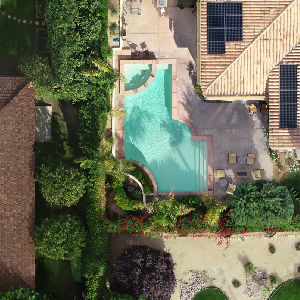
#> input picture 1d4fbe33f3_F1BE1D4184INSPIRE-000000.png, 300 x 300 px, found by its file name
$ jupyter execute --allow-errors 'project (1).ipynb'   (shell and % lines are left out)
#> lines starting #> are read from the running program, lines starting #| are printed output that depends on the picture; after the words box and inside, x2 and y2 are one past the last pixel; in counts of white or black regions, pixels touching at a corner belong together
[cell 1]
#This code implementation by Ghada Alshabanat ,Wafaa Alharthi and Hanan Othman .
import numpy as np
import matplotlib.pyplot as plt
from scipy import ndimage as ndi
import matplotlib.patches as mpatches
import cv2
from skimage.metrics import (adapted_rand_error,variation_of_information)
from skimage.filters import sobel
from skimage.measure import label
from skimage.util import img_as_float
from skimage.feature import canny
from skimage.morphology import remove_small_objects
from skimage.segmentation import (morphological_geodesic_active_contour, inverse_gaussian_gradient,
                                  watershed, mark_boundaries)
from skimage.filters import threshold_otsu
from skimage.morphology import closing, square
from skimage import data
from skimage.segmentation import (morphological_chan_vese,
                                  morphological_geodesic_active_contour,
                                  inverse_gaussian_gradient,
                                  checkerboard_level_set)
from skimage.color import rgb2gray
from skimage.segmentation import clear_border
from skimage.measure import label, regionprops
from skimage.color import label2rgb
from skimage.filters import threshold_mean
from skimage.segmentation import (morphological_geodesic_active_contour, inverse_gaussian_gradient,
                                  watershed, mark_boundaries)
from itertools import cycle
from sklearn.cluster import KMeans
from sklearn.cluster import MeanShift, estimate_bandwidth
from sklearn.datasets.samples_generator import make_blobs

[cell 2]
#  to read data from my google drive
from google.colab import drive
drive.mount('/content/gdrive/')

[cell 3]
path0 = '/content/gdrive/My Drive/procdata/'
path = path0+'image-chips/'
# read the image
image = plt.imread(path+'1d4fbe33f3_F1BE1D4184INSPIRE-000000.png')
#> image is the input picture: shape (300, 300, 3) float32; mean R, G, B 0.43, 0.44, 0.352
# print the size of the image
print(image.shape)
#| (300, 300, 3)
im_test0=image
# show the image
plt.imshow(image)

[cell 4]
#convert the image to gray level
gray = rgb2gray(image)
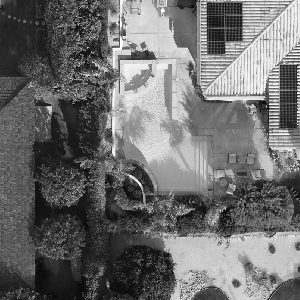
#> gray: shape (300, 300) float32; min 0.00673, max 1, mean 0.431
plt.imshow(gray, cmap='gray')

[cell 5]
# threshold with mean
image = gray
thresh = threshold_mean(image) # Return threshold value based on the mean of grayscale value
#> thresh = 0.431
im_test1 = image > thresh # we use the greater operator> to compure the gray image to the thrash ,the opeator return a binary image
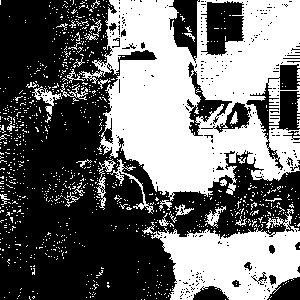
#> im_test1: shape (300, 300) bool; 43.4% white; 1021 white regions (989 under 20 px), largest, box (x1, y1, x2, y2) and area: (79, 0, 300, 201) 26772, (142, 209, 300, 300) 7761, (110, 159, 154, 214) 306
#to show the image
fig, ax = plt.subplots(figsize=(10, 10)) #Creates  a figure and change the size of figure .
ax.imshow(im_test1, cmap=plt.cm.gray, interpolation='nearest')

[cell 6]
# threshold with otsu
image = gray
thresh = threshold_otsu(image)# uses Otsu’s method to automatically determine the threshold value based on its inputs grayscale image and returns it.
#> thresh = 0.494
im_test2 = closing(gray > thresh, square(2))#we use the comparison operator > for binary thesholding.
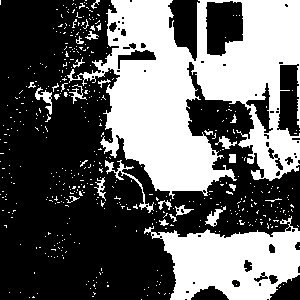
#> im_test2: shape (300, 300) bool; 39.3% white; 487 white regions (460 under 20 px), largest, box (x1, y1, x2, y2) and area: (67, 0, 300, 199) 24967, (144, 216, 300, 300) 7625, (105, 160, 154, 213) 315
# to show the image
fig, ax = plt.subplots(figsize=(10, 10))
ax.imshow(im_test2, cmap=plt.cm.gray, interpolation='nearest')

#> (a cell that did not finish here is left out)

#> (a cell that did not finish here is left out)

[cell 9]
plt.figure(1)
plt.clf()

colors = cycle('bgrcmykbgrcmykbgrcmykbgrcmyk')
#> (the rest of this cell did not finish here and is left out)

[cell 10]
plt.figure(1)
plt.clf()
#> (the rest of this cell did not finish here and is left out)

[cell 11]
# edge segmentation (canny)
edges = canny(gray)
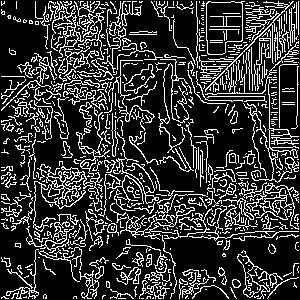
#> edges: shape (300, 300) bool; 21.1% white in thin lines or dots
fill_image = ndi.binary_fill_holes(edges)
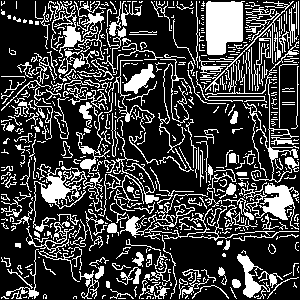
#> fill_image: shape (300, 300) bool; 25.9% white; 644 white regions (432 under 20 px), largest, box (x1, y1, x2, y2) and area: (206, 1, 245, 55) 1730, (33, 164, 86, 232) 897, (243, 79, 299, 183) 829
im_test5 = ndi.label(remove_small_objects(fill_image, 4))[0]
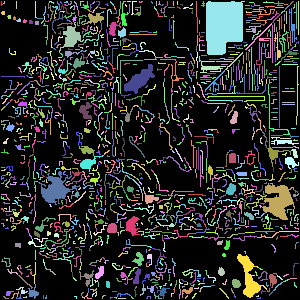
#> im_test5: shape (300, 300) int32; 1380 distinct labels, from 0 to 1379; one colour per label, 0 black
#to show the image
fig, ax = plt.subplots(figsize=(10, 10))
ax.imshow(im_test5, cmap=plt.cm.gray, interpolation='nearest')
ax.axis('off')
ax.set_title('Canny detector')

[cell 12]
# watershed segmentation
edges = sobel(gray)
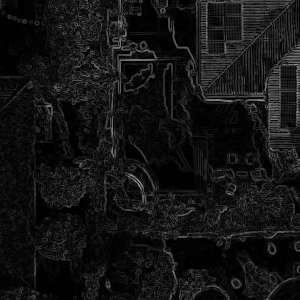
#> edges: shape (300, 300) float32; min 8.4e-05, max 0.606, mean 0.079
im_test6 = watershed(edges, markers=10, compactness=0)
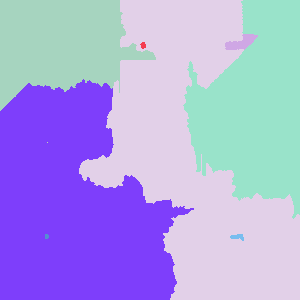
#> im_test6: shape (300, 300) int64; 9 distinct labels, from 1 to 9; one colour per label, 0 black
# to show the image
fig, ax = plt.subplots(figsize=(10, 10))
ax.imshow(edges, cmap=plt.cm.gray, interpolation='nearest')
ax.axis('off')
ax.set_title('watershed')

[cell 13]
# morphological segmentation
def store_evolution_in(lst):
    """Returns a callback function to store the evolution of the level sets in
    the given list.
    """

    def _store(x):
        lst.append(np.copy(x))

    return _store
image = img_as_float(gray)
init_ls = checkerboard_level_set(image.shape, 100)
evolution = []
callback = store_evolution_in(evolution)
im_test7 = morphological_chan_vese(image, 100, init_level_set=init_ls, smoothing=2,
                             iter_callback=callback)
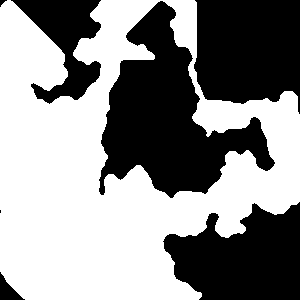
#> im_test7: shape (300, 300) int8; values 0 (black) and 1 (white), 55.6% white; 7 black regions (1 under 20 px), largest, box (x1, y1, x2, y2) and area: (99, 1, 275, 198) 15572, (194, 0, 300, 114) 10193, (163, 202, 300, 300) 9573, (11, 0, 101, 104) 4294, (0, 272, 25, 300) 317, (0, 0, 7, 7) 23
im_test7 = label(im_test7)
# to show the image
fig, ax = plt.subplots(figsize=(10, 10))
ax.imshow(im_test7, cmap=plt.cm.gray, interpolation='nearest')
ax.axis('off')
ax.set_title('')
